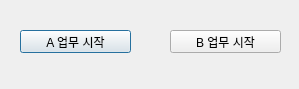
<?xml version="1.0" encoding="UTF-8"?>
<ui version="4.0">
 <class>Dialog</class>
 <widget class="QDialog" name="Dialog">
  <property name="geometry">
   <rect>
    <x>0</x>
    <y>0</y>
    <width>299</width>
    <height>89</height>
   </rect>
  </property>
  <property name="windowTitle">
   <string>Dialog</string>
  </property>
  <widget class="QPushButton" name="btn_A_start">
   <property name="geometry">
    <rect>
     <x>20</x>
     <y>30</y>
     <width>111</width>
     <height>23</height>
    </rect>
   </property>
   <property name="text">
    <string>A 업무 시작</string>
   </property>
  </widget>
  <widget class="QPushButton" name="btn_B_start">
   <property name="geometry">
    <rect>
     <x>170</x>
     <y>30</y>
     <width>111</width>
     <height>23</height>
    </rect>
   </property>
   <property name="text">
    <string>B 업무 시작</string>
   </property>
  </widget>
 </widget>
 <resources/>
 <connections/>
</ui>
